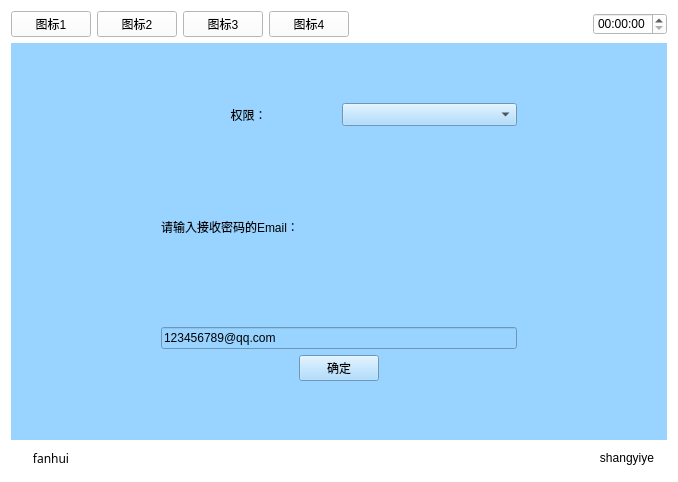
<?xml version="1.0" encoding="UTF-8"?>
<ui version="4.0">
 <class>Wangjimima</class>
 <widget class="QWidget" name="Wangjimima">
  <property name="geometry">
   <rect>
    <x>0</x>
    <y>0</y>
    <width>678</width>
    <height>482</height>
   </rect>
  </property>
  <property name="windowTitle">
   <string>Form</string>
  </property>
  <property name="styleSheet">
   <string notr="true">background-color: rgb(255, 255, 255);</string>
  </property>
  <layout class="QVBoxLayout" name="verticalLayout_3" stretch="1,5,1">
   <item>
    <layout class="QHBoxLayout" name="horizontalLayout_6">
     <item>
      <widget class="QPushButton" name="pushButton_4">
       <property name="text">
        <string>图标1</string>
       </property>
      </widget>
     </item>
     <item>
      <widget class="QPushButton" name="pushButton_6">
       <property name="text">
        <string>图标2</string>
       </property>
      </widget>
     </item>
     <item>
      <widget class="QPushButton" name="pushButton_5">
       <property name="text">
        <string>图标3</string>
       </property>
      </widget>
     </item>
     <item>
      <widget class="QPushButton" name="pushButton_3">
       <property name="text">
        <string>图标4</string>
       </property>
      </widget>
     </item>
     <item>
      <spacer name="horizontalSpacer_6">
       <property name="orientation">
        <enum>Qt::Horizontal</enum>
       </property>
       <property name="sizeHint" stdset="0">
        <size>
         <width>40</width>
         <height>20</height>
        </size>
       </property>
      </spacer>
     </item>
     <item>
      <widget class="QTimeEdit" name="timeEdit_3"/>
     </item>
    </layout>
   </item>
   <item>
    <widget class="QWidget" name="widget" native="true">
     <property name="sizePolicy">
      <sizepolicy hsizetype="Preferred" vsizetype="Preferred">
       <horstretch>0</horstretch>
       <verstretch>0</verstretch>
      </sizepolicy>
     </property>
     <property name="contextMenuPolicy">
      <enum>Qt::DefaultContextMenu</enum>
     </property>
     <property name="styleSheet">
      <string notr="true">background-color: rgb(153, 211, 255);</string>
     </property>
     <layout class="QVBoxLayout" name="verticalLayout_2">
      <property name="leftMargin">
       <number>100</number>
      </property>
      <property name="topMargin">
       <number>10</number>
      </property>
      <property name="rightMargin">
       <number>100</number>
      </property>
      <item>
       <layout class="QVBoxLayout" name="verticalLayout">
        <property name="margin">
         <number>50</number>
        </property>
        <item>
         <layout class="QHBoxLayout" name="horizontalLayout_7">
          <item>
           <widget class="QLabel" name="label">
            <property name="text">
             <string>权限：</string>
            </property>
            <property name="alignment">
             <set>Qt::AlignCenter</set>
            </property>
           </widget>
          </item>
          <item>
           <widget class="QComboBox" name="permissionComboBox">
            <property name="font">
             <font>
              <family>Bitstream Charter</family>
             </font>
            </property>
            <property name="autoFillBackground">
             <bool>false</bool>
            </property>
            <property name="editable">
             <bool>false</bool>
            </property>
            <property name="currentIndex">
             <number>-1</number>
            </property>
            <property name="duplicatesEnabled">
             <bool>false</bool>
            </property>
           </widget>
          </item>
         </layout>
        </item>
        <item>
         <layout class="QHBoxLayout" name="horizontalLayout_8" stretch=""/>
        </item>
        <item>
         <widget class="QLabel" name="label_2">
          <property name="text">
           <string>请输入接收密码的Email：</string>
          </property>
         </widget>
        </item>
        <item>
         <widget class="QLineEdit" name="lineEdit">
          <property name="text">
           <string>123456789@qq.com</string>
          </property>
         </widget>
        </item>
        <item>
         <layout class="QHBoxLayout" name="horizontalLayout_9">
          <item>
           <spacer name="horizontalSpacer">
            <property name="orientation">
             <enum>Qt::Horizontal</enum>
            </property>
            <property name="sizeHint" stdset="0">
             <size>
              <width>40</width>
              <height>20</height>
             </size>
            </property>
           </spacer>
          </item>
          <item>
           <widget class="QPushButton" name="confirm">
            <property name="text">
             <string>确定</string>
            </property>
           </widget>
          </item>
          <item>
           <spacer name="horizontalSpacer_2">
            <property name="orientation">
             <enum>Qt::Horizontal</enum>
            </property>
            <property name="sizeHint" stdset="0">
             <size>
              <width>40</width>
              <height>20</height>
             </size>
            </property>
           </spacer>
          </item>
         </layout>
        </item>
       </layout>
      </item>
     </layout>
    </widget>
   </item>
   <item>
    <layout class="QHBoxLayout" name="horizontalLayout_3">
     <item>
      <widget class="QPushButton" name="returnIndex">
       <property name="font">
        <font>
         <family>AR PL UMing TW MBE</family>
        </font>
       </property>
       <property name="text">
        <string>fanhui</string>
       </property>
       <property name="flat">
        <bool>true</bool>
       </property>
      </widget>
     </item>
     <item>
      <spacer name="horizontalSpacer_5">
       <property name="orientation">
        <enum>Qt::Horizontal</enum>
       </property>
       <property name="sizeHint" stdset="0">
        <size>
         <width>40</width>
         <height>20</height>
        </size>
       </property>
      </spacer>
     </item>
     <item>
      <widget class="QPushButton" name="returnPage">
       <property name="text">
        <string>shangyiye</string>
       </property>
       <property name="flat">
        <bool>true</bool>
       </property>
      </widget>
     </item>
    </layout>
   </item>
  </layout>
 </widget>
 <resources/>
 <connections/>
</ui>
